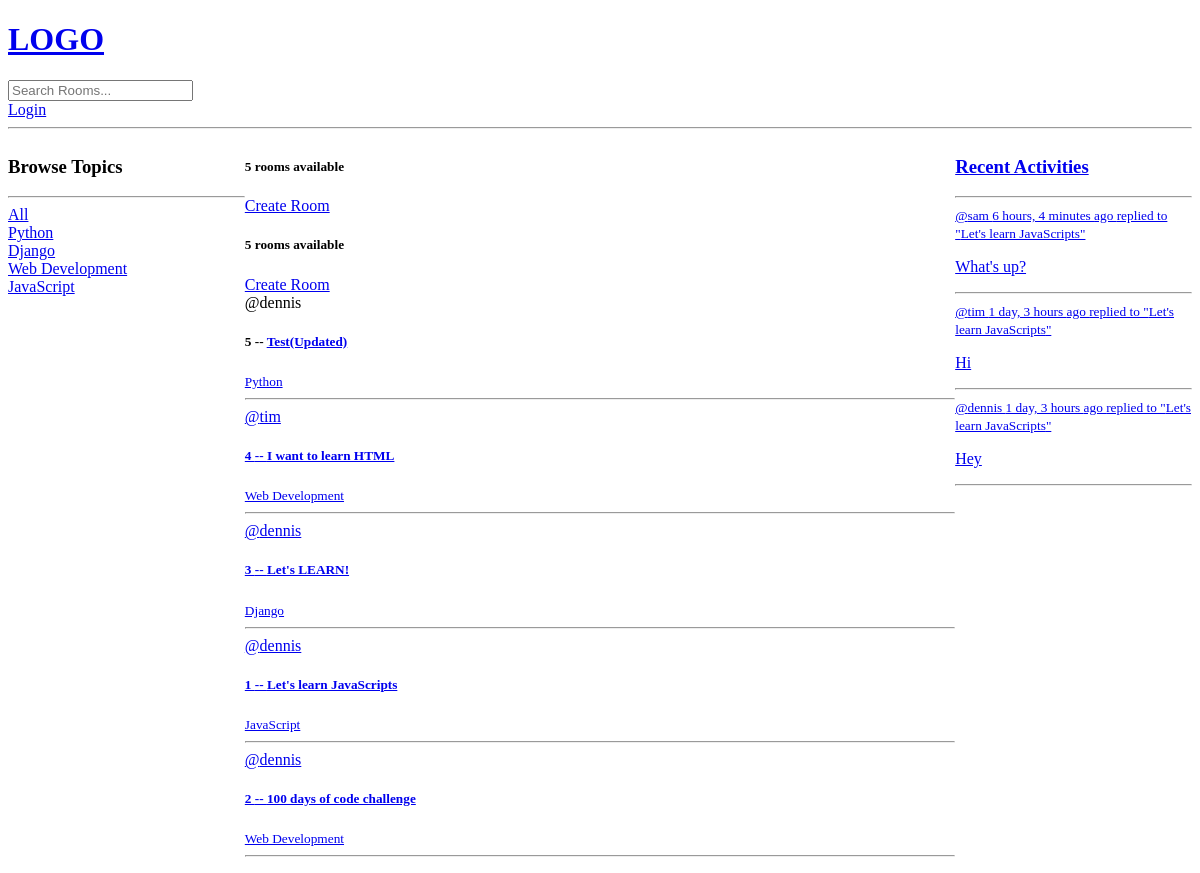
Before: / with the older database file.
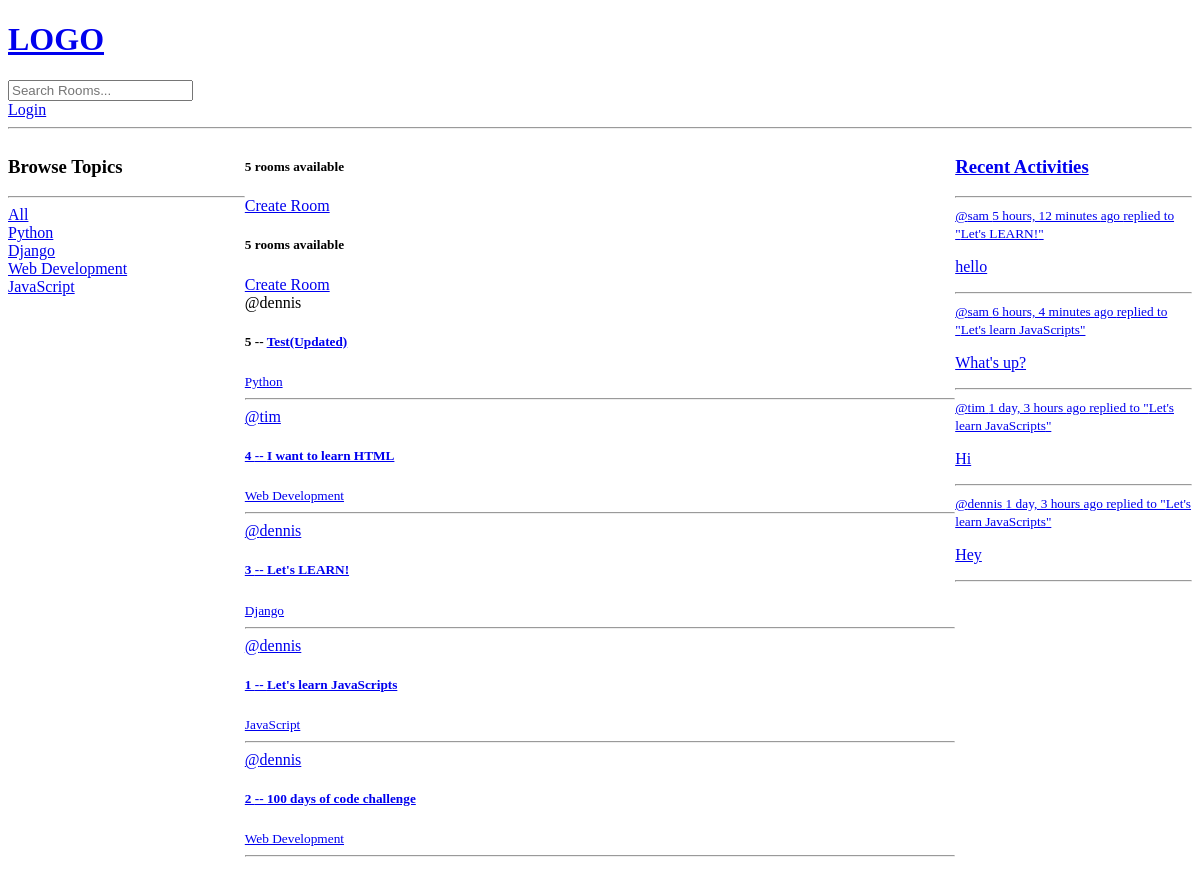
After: the same page with the newer database file.
### base/models.py (models this page shows, shortened)
class Topic(models.Model):
    name = models.CharField(max_length=200)

class Room(models.Model):
    host = models.ForeignKey(User, on_delete=models.SET_NULL, null=True)
    topic = models.ForeignKey(Topic, on_delete=models.SET_NULL, null=True)
    name = models.CharField(max_length=200)
    description = models.TextField(null=True, blank=True)
    participants = models.ManyToManyField(
        User, related_name='participants', blank=True)
    updated = models.DateTimeField(auto_now=True)
    created = models.DateTimeField(auto_now_add=True)
    class Meta:
        ordering = ['-updated', '-created']
    def __str__(self):
        return self.name

class Message(models.Model):
    user= models.ForeignKey(User, on_delete=models.CASCADE)
    room = models.ForeignKey(Room, on_delete=models.CASCADE)
    body = models.TextField()
    updated = models.DateTimeField(auto_now=True)
    created = models.DateTimeField(auto_now_add=True)
    class Meta:
        ordering = ['-updated', '-created']
    def __str__(self):
        return self.body

### base/views.py (the view)
# urls.py: path('', views.home, name="home"),
def home(request):
    q = request.GET.get('q') if request.GET.get('q') != None else ''
    rooms = Room.objects.filter(
        Q(topic__name__icontains = q) |
        Q(name__icontains = q) |
        Q(description__icontains = q)
    )
    topics = Topic.objects.all()
    room_count = rooms.count()
    room_messages = Message.objects.filter(Q(room__topic__name__icontains = q))
    context =  {'rooms': rooms, 'topics': topics,
                'room_messages': room_messages,
                'room_count': room_count}
    return render(request, 'base/home.html', context)

### base/templates/base/home.html (shortened to what this page needs)
{% extends 'main.html' %}
{% block content %}
<div class = "home-container">
    <div>
        <h3> Browse Topics</h3>
        <hr>
        <div>
            <a href = "{% url 'home' %}">All</a>
        </div>
        {% for topic in topics %}
            <div>
                <a href = "{% url 'home' %}?q={{topic.name}}">{{topic.name}}</a>
            </div>
        {% endfor %}
    </div>
    <div>
        <h5>{{room_count}} rooms available</h5>
        <a href = "{% url 'create-room' %}">Create Room</a>
        {% include 'base/topics_component.html' %}
    </div>
    <div>
        {% include 'base/activity_component.html' %}
    </div>
</div>
{% endblock content%}

### base/templates/base/topics_component.html (shortened to what this page needs)
<h5>{{room_count}} rooms available</h5>
        <a href = "{% url 'create-room' %}">Create Room</a>
        <div>
            {% for room in rooms %}
            <div>
                <span>@{{room.host.username}}</span>
                <h5>{{room.id}} -- <a href = "{% url 'room' room.id %}">{{room.name}}</h5>
                <small>{{room.topic.name}} </small>
                <hr>
            </div>
            {% endfor %}
        </div>

### base/templates/base/activity_component.html (shortened to what this page needs)
<h3>Recent Activities</h3>
        <hr>
        {% for message in room_messages %}
            <div>
                <small>@{{message.user}} {{message.created|timesince}} ago </small>
                <small>replied to "{{message.room}}"</small>
                <p>{{message}}</p>
                <hr>
            </div>
        {% endfor %}

Changed rows visible on the page:
added Message: user "sam", created "5 hours, 12 minutes", room "Let's LEARN!", body "hello"
